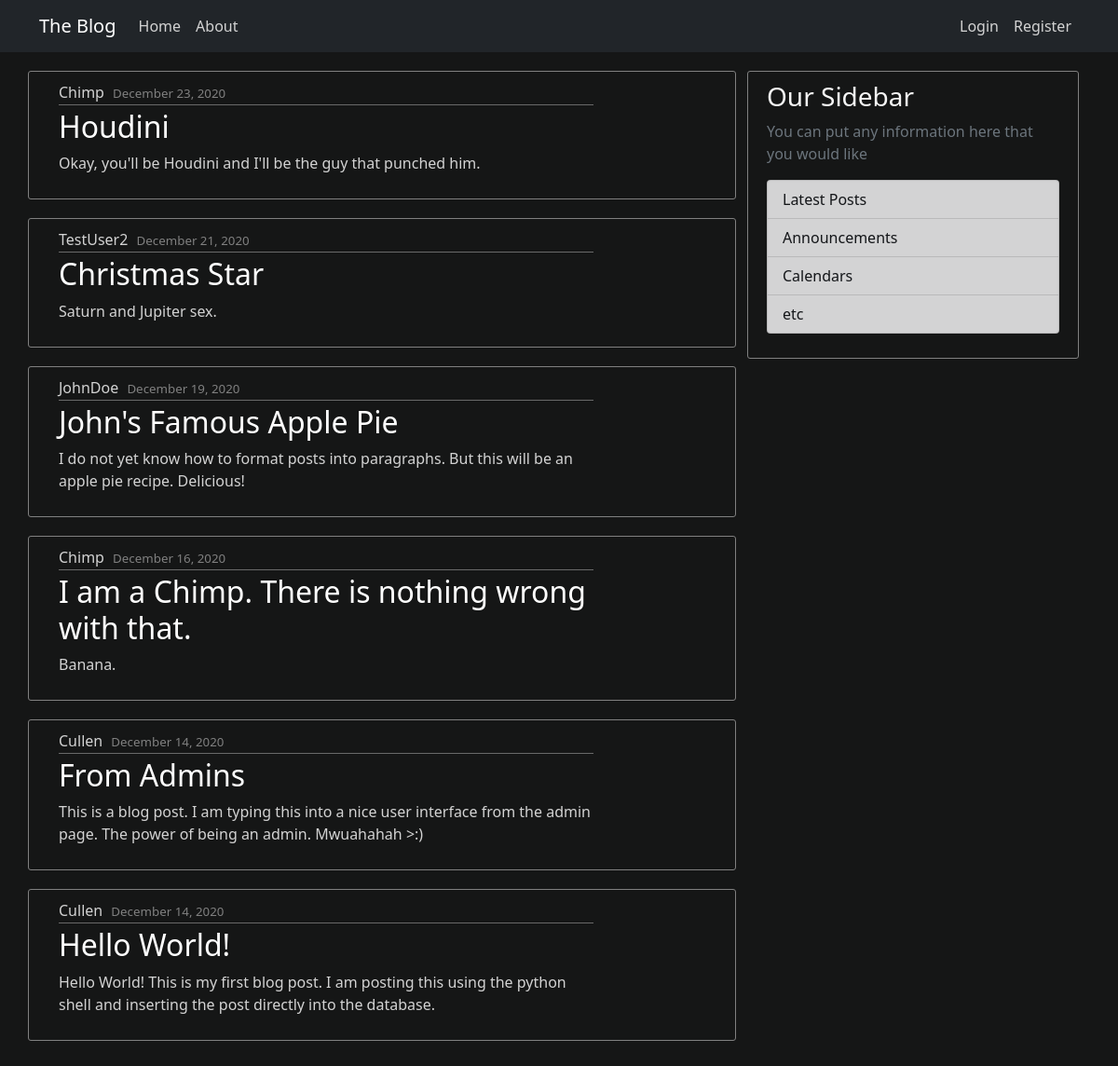
The page / on the database its author committed.
### blog/models.py (models this page shows, shortened)
class Post(models.Model):
    title = models.CharField(max_length=100)
    content = models.TextField()
    date_posted = models.DateTimeField(default=timezone.now)
    author = models.ForeignKey(User, on_delete=models.CASCADE)  # on_delete here deletes all posts of user too
    class Meta:
        ordering = ['-date_posted']

### blog/views.py (the view)
# urls.py: path('', PostListView.as_view(), name="blog-home"),
class PostListView(ListView):
    model = Post
    template_name = 'blog/home.html'
    context_object_name = 'posts'

### blog/templates/blog/home.html (shortened to what this page needs)
{% extends 'blog/base.html' %}
{%  block content %}
    {% for post in posts %}
        <article class="media content-section row">
            <div class="media-body col-md-10">
                <div class="article-metadata">
                    <a class="mr-2" href="#">{{ post.author }}</a>
                    <span class="small">{{ post.date_posted|date:"F j, Y" }}</span>
                </div>
                <h2><a class="article-title" href="{% url 'post-detail' post.pk %}">{{ post.title }}</a></h2>
                <p class="article-content">{{ post.content }}</p>
            </div>
        </article>
    {%  endfor %}
{%  endblock content %}

### blog/templates/blog/base.html (shortened to what this page needs)
{% load static %}
<!DOCTYPE html>
<html lang="en">
<head>
    <link href="https://cdn.jsdelivr.net/npm/bootstrap@5.0.0-beta1/dist/css/bootstrap.min.css" rel="stylesheet">
    <link href="{% static 'blog/main.css' %}" rel="stylesheet">
</head>
<body>
    <header class="site-header">
        <nav class="navbar navbar-expand-sm navbar-dark bg-dark ">
            <div class="container">
                <a href="{% url 'blog-home' %}" class="navbar-brand" >The Blog</a>
                <div class="collapse navbar-collapse" id="navbarMenu">
                    <div class="navbar-nav">
                        <a href="{% url 'blog-home' %}" class="nav-item nav-link">Home</a>
                        <a href="{% url 'blog-about' %}" class="nav-item nav-link">About</a>
                    </div>
                    <div class="navbar-nav" style="margin-left: auto">
                        {%  if user.is_superuser %}
                            <a href="/admin/" class="nav-item nav-link">Admin</a>
                            <a href="{% url 'post-create' %}" class="nav-item nav-link">New Post</a>
                            <a href="{% url 'profile' %}" class="nav-item nav-link">My Profile</a>
                            <a href="{% url 'logout' %}" class="nav-item nav-link">Logout</a>
                        {% else %}
                        {% if user.is_authenticated %}
                            <a href="{% url 'post-create' %}" class="nav-item nav-link">New Post</a>
                            <a href="{% url 'profile' %}" class="nav-item nav-link">My Profile</a>
                            <a href="{% url 'logout' %}" class="nav-item nav-link">Logout</a>
                        {% else %}
                            <a href="{% url 'login' %}" class="nav-item nav-link">Login</a>
                            <a href="{% url 'register' %}" class="nav-item nav-link">Register</a>
                        {% endif %}
                        {% endif %}
                    </div>
                </div>
            </div>
        </nav>
    </header>
    <main class="container">
        <div class="row">
            <div class="col-md-8">
                {%  block content %}{% endblock %}
            </div>
            <div class="col-md-4">
                <div class="content-section">
                    <h3>Our Sidebar</h3>
                    <p class="text-muted">You can put any information here that you would like
                        <ul class="list-group">
                            <li class="list-group-item list-group-item-dark">Latest Posts</li>
                            <li class="list-group-item list-group-item-dark">Announcements</li>
                            <li class="list-group-item list-group-item-dark">Calendars</li>
                            <li class="list-group-item list-group-item-dark">etc</li>
                        </ul>
                    </p>
                </div>
            </div>
        </div>
    </main>
</body>
</html>

### blog/static/blog/main.css (style rules this page uses)
body { background: #151616; color: lightgrey; }
h1, h2, h3, h4, h5, h6 { color: whitesmoke; }
.site-header .navbar-nav .nav-link { color: lightgrey; }
main { padding: 20px; }
.content-section { background: #151616; padding: 10px 20px; border: 1px solid grey; border-radius: 3px; margin-bottom: 20px; }
.article-title { color: white; text-decoration: none; }
.article-metadata { padding-bottom: 1px; margin-bottom: 4px; border-bottom: 1px solid dimgrey; }
.mr-2 { color: lightgrey; text-decoration: none; }
.small { font-size: smaller; color: grey; padding-left: 5px; }

### rows shown on the page
Post: author "Chimp", date_posted "December 23, 2020", title "Houdini", content "Okay, you'll be Houdini and I'll be the guy that punched him."
Post: author "TestUser2", date_posted "December 21, 2020", title "Christmas Star", content "Saturn and Jupiter sex."
Post: author "JohnDoe", date_posted "December 19, 2020", title "John's Famous Apple Pie", content "I do not yet know how to format posts into paragraphs. But this will be an apple pie recipe. Delicious!"
Post: author "Chimp", date_posted "December 16, 2020", title "I am a Chimp. There is nothing wrong with that.", content "Banana."
Post: author "Cullen", date_posted "December 14, 2020", title "From Admins", content "This is a blog post. I am typing this into a nice user interface from the admin page. The power of being an admin. Mwuahahah >:)"
Post: author "Cullen", date_posted "December 14, 2020", title "Hello World!", content "Hello World! This is my first blog post. I am posting this using the python shell and inserting the post directly into the database."
